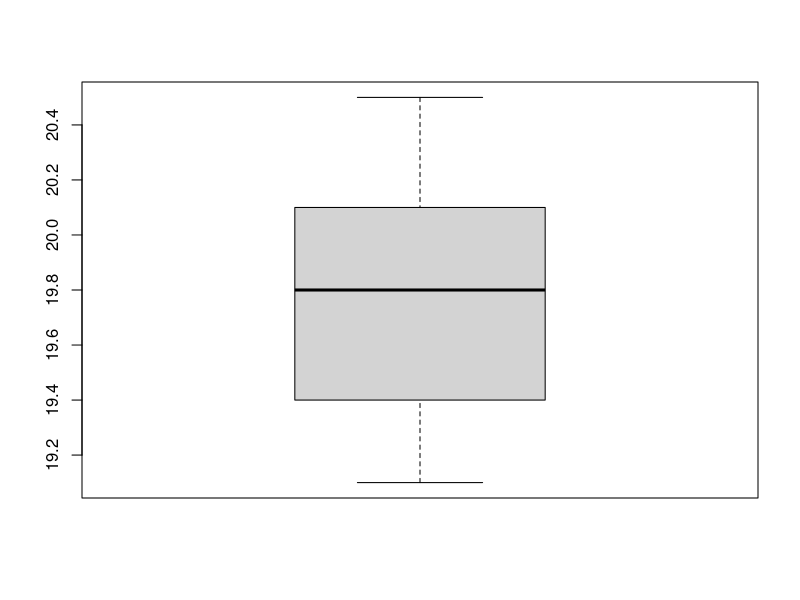

Write R code to recreate this figure.
v <- c(20.2, 19.7, 19.5, 19.1, 20.5, 20.2, 20.1, 19.7, 19.9, 19.3, 19.8, 19.2, 19.8, 20.1, 19.1, 20);

mean(v);
sd(v);
png("21_11_2024.png");
boxplot(v);
dev.off();
